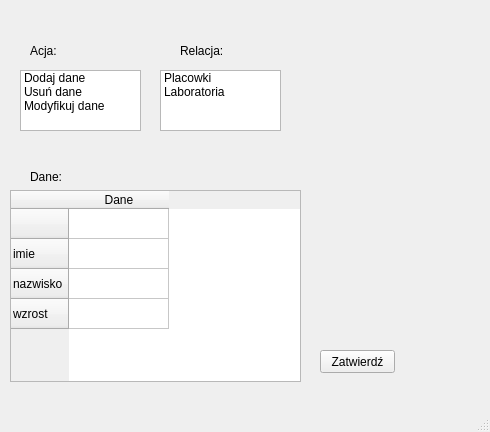
<?xml version="1.0" encoding="UTF-8"?>
<ui version="4.0">
 <class>TechWindow</class>
 <widget class="QMainWindow" name="TechWindow">
  <property name="geometry">
   <rect>
    <x>0</x>
    <y>0</y>
    <width>490</width>
    <height>432</height>
   </rect>
  </property>
  <property name="windowTitle">
   <string>MainWindow</string>
  </property>
  <widget class="QWidget" name="centralwidget">
   <widget class="QListWidget" name="wybor_Akcji">
    <property name="geometry">
     <rect>
      <x>20</x>
      <y>70</y>
      <width>121</width>
      <height>61</height>
     </rect>
    </property>
    <item>
     <property name="text">
      <string>Dodaj dane</string>
     </property>
    </item>
    <item>
     <property name="text">
      <string>Usuń dane</string>
     </property>
    </item>
    <item>
     <property name="text">
      <string>Modyfikuj dane</string>
     </property>
    </item>
   </widget>
   <widget class="QLabel" name="label_Akcja">
    <property name="geometry">
     <rect>
      <x>30</x>
      <y>40</y>
      <width>71</width>
      <height>21</height>
     </rect>
    </property>
    <property name="text">
     <string>Acja:</string>
    </property>
   </widget>
   <widget class="QLabel" name="label_Relacja">
    <property name="geometry">
     <rect>
      <x>180</x>
      <y>40</y>
      <width>51</width>
      <height>21</height>
     </rect>
    </property>
    <property name="text">
     <string>Relacja:</string>
    </property>
   </widget>
   <widget class="QLabel" name="label_Dane">
    <property name="geometry">
     <rect>
      <x>30</x>
      <y>170</y>
      <width>47</width>
      <height>13</height>
     </rect>
    </property>
    <property name="text">
     <string>Dane:</string>
    </property>
   </widget>
   <widget class="QPushButton" name="Guzik_Zatwierdzajacy">
    <property name="geometry">
     <rect>
      <x>320</x>
      <y>350</y>
      <width>75</width>
      <height>23</height>
     </rect>
    </property>
    <property name="text">
     <string>Zatwierdź</string>
    </property>
   </widget>
   <widget class="QListWidget" name="wybor_Relacji">
    <property name="geometry">
     <rect>
      <x>160</x>
      <y>70</y>
      <width>121</width>
      <height>61</height>
     </rect>
    </property>
    <item>
     <property name="text">
      <string>Placowki</string>
     </property>
    </item>
    <item>
     <property name="text">
      <string>Laboratoria</string>
     </property>
    </item>
   </widget>
   <widget class="QTableWidget" name="Tablica_Danych">
    <property name="geometry">
     <rect>
      <x>10</x>
      <y>190</y>
      <width>291</width>
      <height>192</height>
     </rect>
    </property>
    <row>
     <property name="text">
      <string/>
     </property>
    </row>
    <row>
     <property name="text">
      <string>imie</string>
     </property>
    </row>
    <row>
     <property name="text">
      <string>nazwisko</string>
     </property>
    </row>
    <row>
     <property name="text">
      <string>wzrost</string>
     </property>
    </row>
    <column>
     <property name="text">
      <string>Dane</string>
     </property>
    </column>
   </widget>
  </widget>
  <widget class="QMenuBar" name="menubar">
   <property name="geometry">
    <rect>
     <x>0</x>
     <y>0</y>
     <width>490</width>
     <height>21</height>
    </rect>
   </property>
  </widget>
  <widget class="QStatusBar" name="statusbar"/>
 </widget>
 <resources/>
 <connections/>
</ui>
